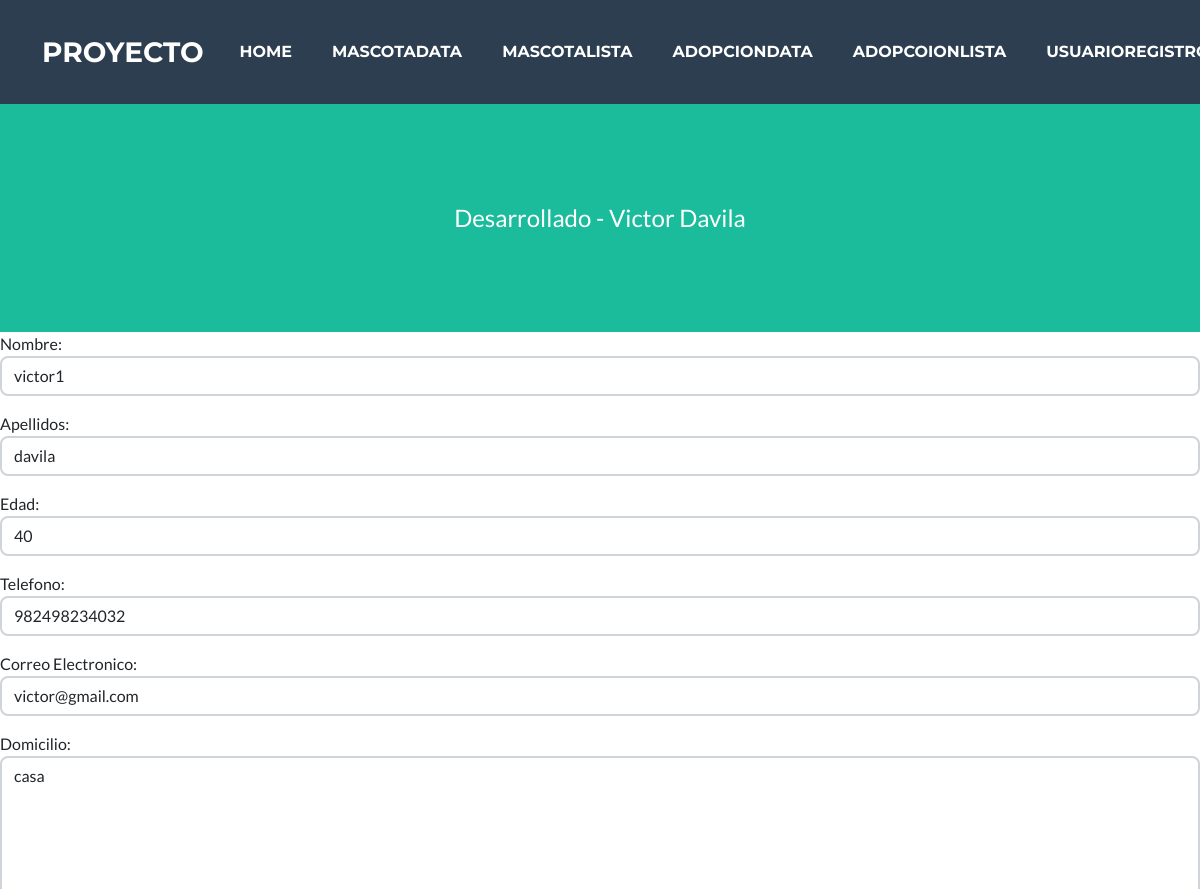
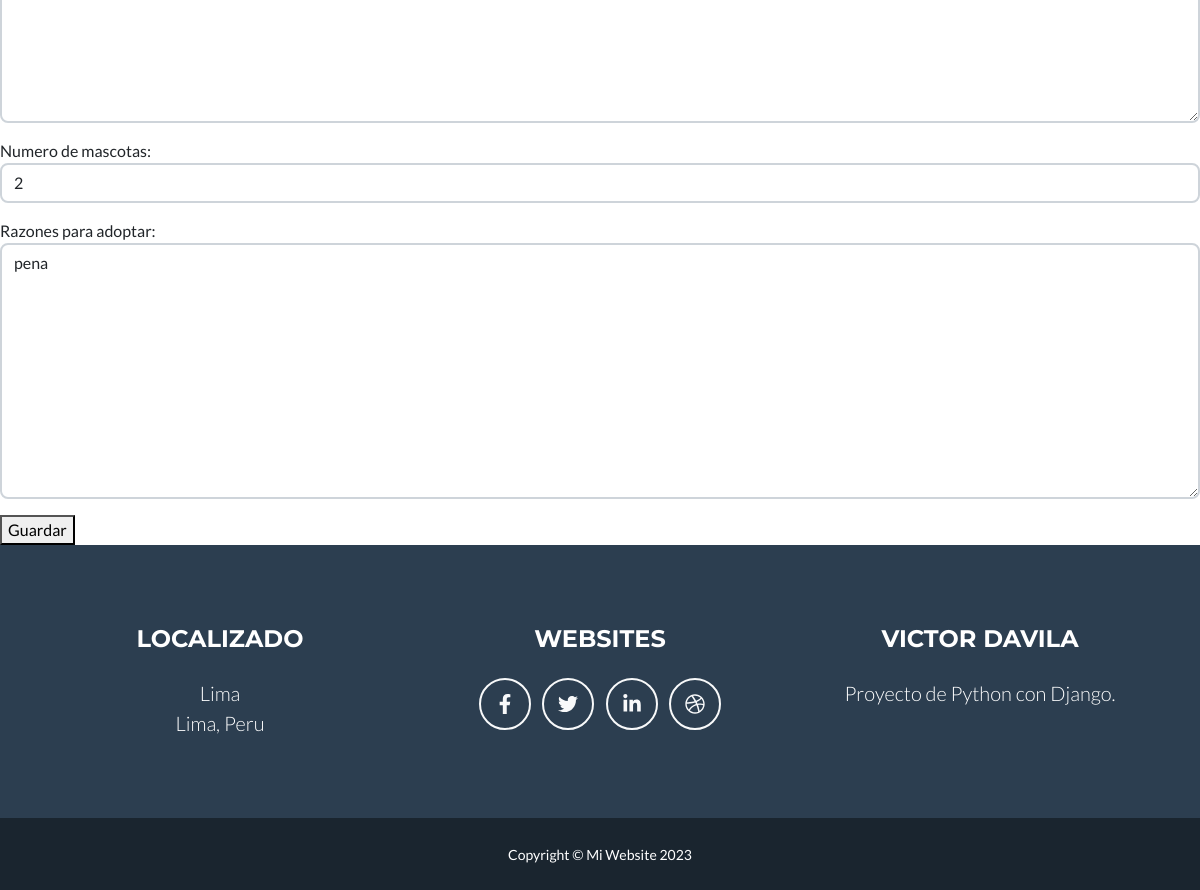
The page /app_adopcion/solicitudedit/6 on the database its author committed (2 pictures, top to bottom).
### app_adopcion/models.py (models this page shows, shortened)
class Persona(models.Model):
    nombre = models.CharField(max_length=50)
    apellidos = models.CharField(max_length=70)
    edad = models.IntegerField()
    telefono = models.CharField(max_length=12)
    email = models.EmailField()
    domicilio = models.TextField()

class Solicitud(models.Model):
    persona = models.ForeignKey(Persona, null=True, blank=True, on_delete=models.CASCADE)
    numero_mascotas = models.IntegerField()
    razones = models.TextField()

### app_adopcion/views.py (the view, shortened to what this page needs)
# urls.py: path('solicitudedit/<pk>', SolicitudEdit.as_view(), name="Solicitudedit"),
class SolicitudEdit(UpdateView):
    model = Solicitud
    second_model = Persona
    template_name = 'adopcion/solicitud_form.html'
    form_class = SolicitudForm
    second_form_class = PersonaForm
    success_url = reverse_lazy('Solicitudlist')
    def get_context_data(self, **kwargs):
        context = super(SolicitudEdit, self).get_context_data(** kwargs)
        pk = self.kwargs.get('pk',0)
        solicitud = self.model.objects.get(id=pk)
        persona = self.second_model.objects.get(id=solicitud.persona_id)
        if 'form' not in context:
            context['form'] = self.form_class()
        if 'form2' not in context:
            context['form2'] = self.second_form_class(instance=persona)
        context['id'] = pk
        return context

### app_adopcion/forms.py
class SolicitudForm(forms.ModelForm):
    class Meta:
        model = Solicitud
        fields = [
            'numero_mascotas',
            'razones',
        ]
        labels = {
            'numero_mascotas': 'Numero de mascotas',
            'razones': 'Razones para adoptar',
        }
        widgets = {
            'numero_mascotas': forms.TextInput(attrs={'class': 'form-control'}),
            'razones': forms.Textarea(attrs={'class': 'form-control'}),
        }

class PersonaForm(forms.ModelForm):
    class Meta:
        model = Persona
        fields = [
            'nombre',
            'apellidos',
            'edad',
            'telefono',
            'email',
            'domicilio',
        ]
        labels = {
            'nombre': 'Nombre',
            'apellidos': 'Apellidos',
            'edad': 'Edad',
            'telefono': 'Telefono',
            'email': 'Correo Electronico',
            'domicilio': 'Domicilio',
        }
        widgets = {
            'nombre': forms.TextInput(attrs={'class': 'form-control'}),
            'apellidos': forms.TextInput(attrs={'class': 'form-control'}),
            'edad': forms.TextInput(attrs={'class': 'form-control'}),
            'telefono': forms.TextInput(attrs={'class': 'form-control'}),
            'email': forms.TextInput(attrs={'class': 'form-control'}),
            'domicilio': forms.Textarea(attrs={'class': 'form-control'}),
        }

### templates/adopcion/solicitud_form.html (shortened to what this page needs)
{% extends 'base/secondary_base.html' %}
{% block contenidoQueCambia %}
<form method="post">
    {{ form2.as_p }}
    {{ form.as_p }}
    <button type="submit">Guardar</button>
</form>
{% endblock %}

### rows shown on the page
Persona: nombre "victor1", apellidos "davila", edad "40", telefono "982498234032", email "victor@gmail.com", domicilio "casa"
Solicitud: numero_mascotas "2", razones "pena"
